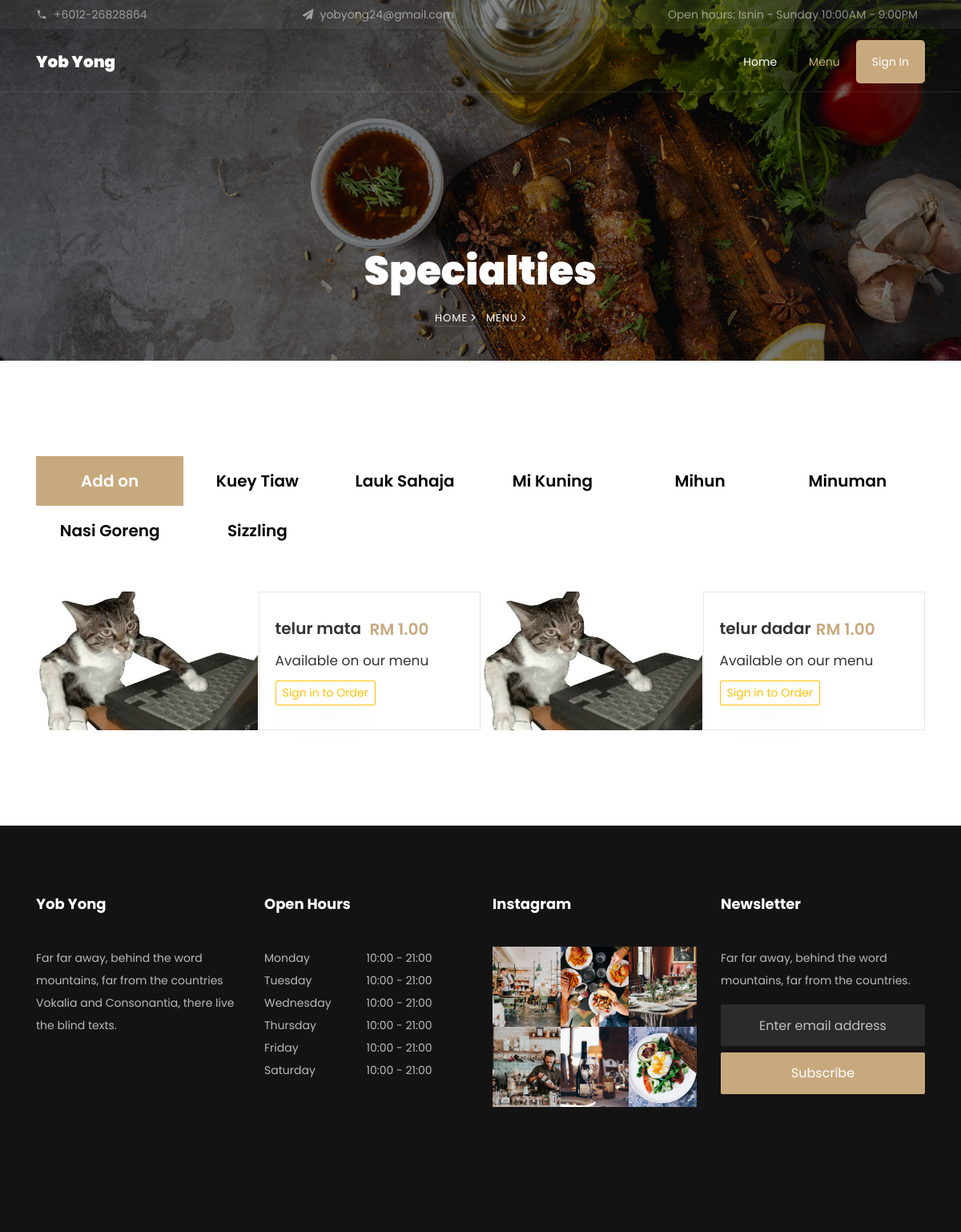
/Guestmenu.php, run on the app's committed database.
### tables this page shows
CREATE TABLE `categories` (
  `id` int(11) NOT NULL,
  `name` varchar(100) NOT NULL
);

CREATE TABLE `menu` (
  `id` int(255) NOT NULL,
  `name` varchar(255) NOT NULL,
  `price` int(65) NOT NULL,
  `image` varchar(255) NOT NULL DEFAULT 'img/tempMenu.jpg',
  `category_id` int(11) DEFAULT NULL
);

### Guestmenu.php (the view, shortened to what this page needs)
<!DOCTYPE html>
<html lang="en">
<head>
    <link rel="stylesheet" href="css/open-iconic-bootstrap.min.css">
    <link rel="stylesheet" href="css/animate.css">
    <link rel="stylesheet" href="css/owl.carousel.min.css">
    <link rel="stylesheet" href="css/owl.theme.default.min.css">
    <link rel="stylesheet" href="css/magnific-popup.css">
    <link rel="stylesheet" href="css/aos.css">
    <link rel="stylesheet" href="css/ionicons.min.css">
    <link rel="stylesheet" href="css/bootstrap-datepicker.css">
    <link rel="stylesheet" href="css/jquery.timepicker.css">
    <link rel="stylesheet" href="css/flaticon.css">
    <link rel="stylesheet" href="css/icomoon.css">
    <link rel="stylesheet" href="css/style.css">
</head>
<body>
<?php
$servername = "localhost";
$username   = "root";
$password   = "";
$dbname     = "yobyong";
$conn = new mysqli($servername, $username, $password, $dbname);
$catResult = $conn->query("SELECT id, name FROM categories ORDER BY name ASC");
$categories = [];
if ($catResult) {
    while ($cat = $catResult->fetch_assoc()) {
        $categories[] = $cat;
    }
}
function getCategoryItems($conn, $category_id) {
    $stmt = $conn->prepare("SELECT id, name, price, image FROM menu WHERE category_id = ?");
    $stmt->bind_param("i", $category_id);
    $stmt->execute();
    $result = $stmt->get_result();
    if (!$result || $result->num_rows === 0) {
        return '<p>No items in this category.</p>';
    }
    $output = '';
    while ($row = $result->fetch_assoc()) {
        $rawImage = $row["image"];
        if (strpos($rawImage, 'img/') === 0) {
            $imagePath = 'images/' . substr($rawImage, 4);
        } elseif (strpos($rawImage, 'uploads/') === 0) {
            $imagePath = $rawImage;
        } else {
            $imagePath = 'images/' . $rawImage;
        }
        $output .= '<div class="col-md-12 col-lg-6 d-flex align-self-stretch">';
        $output .= '<div class="menus d-sm-flex ftco-animate align-items-stretch">';
        $output .= '<div class="menu-img img" style="background-image: url(\'' . htmlspecialchars($imagePath) . '\'), url(\'images/tempMenu.jpg\');"></div>';
        $output .= '<div class="text d-flex align-items-center">';
        $output .= '<div>';
        $output .= '<div class="d-flex">';
        $output .= '<div class="one-half">';
        $output .= '<h3>' . htmlspecialchars($row["name"]) . '</h3>';
        $output .= '</div>';
        $output .= '<div class="one-forth">';
        $output .= '<span class="price">RM ' . number_format((float)$row["price"], 2) . '</span>';
        $output .= '</div>';
        $output .= '</div>';
        $output .= '<p>Available on our menu</p>';
        $output .= '<a href="sign in.php" class="btn btn-outline-warning btn-sm mt-2">Sign in to Order</a>';
        $output .= '</div>';
        $output .= '</div>';
        $output .= '</div>';
        $output .= '</div>';
    }
    return $output;
}
?>
    <div class="py-1 bg-black top">
        <div class="container">
            <div class="row no-gutters d-flex align-items-start align-items-center px-md-0">
                <div class="col-lg-12 d-block">
                    <div class="row d-flex">
                        <div class="col-md pr-4 d-flex topper align-items-center">
                            <div class="icon mr-2 d-flex justify-content-center align-items-center"><span class="icon-phone2"></span></div>
                            <span class="text">+6012-26828864</span>
                        </div>
                        <div class="col-md pr-4 d-flex topper align-items-center">
                            <div class="icon mr-2 d-flex justify-content-center align-items-center"><span class="icon-paper-plane"></span></div>
                            <span class="text">yobyong24@gmail.com</span>
                        </div>
                        <div class="col-md-5 pr-4 d-flex topper align-items-center text-lg-right justify-content-end">
                            <p class="mb-0 register-link"><span>Open hours:</span> <span>Isnin - Sunday</span> <span>10:00AM - 9:00PM</span></p>
                        </div>
                    </div>
                </div>
            </div>
        </div>
    </div>
    <nav class="navbar navbar-expand-lg navbar-dark ftco_navbar bg-dark ftco-navbar-light" id="ftco-navbar">
        <div class="container">
            <a class="navbar-brand" href="index.php">Yob Yong</a>
            <div class="collapse navbar-collapse" id="ftco-nav">
                <ul class="navbar-nav ml-auto">
                    <li class="nav-item"><a href="index.php" class="nav-link">Home</a></li>
                    <li class="nav-item active"><a href="Guestmenu.php" class="nav-link">Menu</a></li>
                    <li class="nav-item cta"><a href="sign in.php" class="nav-link">Sign In</a></li>
                </ul>
            </div>
        </div>
    </nav>
    <section class="hero-wrap hero-wrap-2" style="background-image: url('images/bg_3.jpg');" data-stellar-background-ratio="0.5">
        <div class="overlay"></div>
        <div class="container">
            <div class="row no-gutters slider-text align-items-end justify-content-center">
                <div class="col-md-9 ftco-animate text-center mb-4">
                    <h1 class="mb-2 bread">Specialties</h1>
                    <p class="breadcrumbs">
                        <span class="mr-2"><a href="index.php">Home <i class="ion-ios-arrow-forward"></i></a></span>
                        <span>Menu <i class="ion-ios-arrow-forward"></i></span>
                    </p>
                </div>
            </div>
        </div>
    </section>
    <section class="ftco-section">
        <div class="container">
            <div class="ftco-search">
                <div class="row">
                    <?php if (empty($categories)): ?>
                        <div class="col-md-12">
                            <p class="text-danger">No categories found in database. Showing all items:</p>
                        </div>
                        <div class="col-md-12">
                            <div class="row no-gutters d-flex align-items-stretch">
                                <?php
                                $allItems = $conn->query("SELECT id, name, price, image FROM menu");
                                while ($row = $allItems->fetch_assoc()) {
                                    $rawImage = $row["image"];
                                    if (strpos($rawImage, 'img/') === 0) {
                                        $imagePath = 'images/' . substr($rawImage, 4);
                                    } elseif (strpos($rawImage, 'uploads/') === 0) {
                                        $imagePath = $rawImage;
                                    } else {
                                        $imagePath = 'images/' . $rawImage;
                                    }
                                    echo '<div class="col-md-12 col-lg-6 d-flex align-self-stretch">';
                                    echo '<div class="menus d-sm-flex ftco-animate align-items-stretch">';
                                    echo '<div class="menu-img img" style="background-image: url(\'' . htmlspecialchars($imagePath) . '\'), url(\'images/tempMenu.jpg\');"></div>';
                                    echo '<div class="text d-flex align-items-center"><div>';
                                    echo '<div class="d-flex">';
                                    echo '<div class="one-half"><h3>' . htmlspecialchars($row["name"]) . '</h3></div>';
                                    echo '<div class="one-forth"><span class="price">RM ' . number_format((float)$row["price"], 2) . '</span></div>';
                                    echo '</div>';
                                    echo '<p>Available on our menu</p>';
                                    echo '<a href="sign in.php" class="btn btn-outline-warning btn-sm mt-2">Sign in to Order</a>';
                                    echo '</div></div></div></div>';
                                }
                                ?>
                            </div>
                        </div>
                    <?php else: ?>
                        <div class="col-md-12 nav-link-wrap">
                            <div class="nav nav-pills d-flex text-center" id="v-pills-tab" role="tablist" aria-orientation="vertical">
                                <?php foreach ($categories as $index => $cat): ?>
                                    <a class="nav-link ftco-animate <?php echo $index === 0 ? 'active' : ''; ?>"
                                       id="cat-tab-<?php echo $cat['id']; ?>"
                                       data-toggle="pill"
                                       href="#cat-<?php echo $cat['id']; ?>"
                                       role="tab"
                                       aria-controls="cat-<?php echo $cat['id']; ?>"
                                       aria-selected="<?php echo $index === 0 ? 'true' : 'false'; ?>">
                                        <?php echo htmlspecialchars($cat['name']); ?>
                                    </a>
                                <?php endforeach; ?>
                            </div>
                        </div>
                        <div class="col-md-12 tab-wrap">
                            <div class="tab-content" id="v-pills-tabContent">
                                <?php foreach ($categories as $index => $cat): ?>
                                    <div class="tab-pane fade <?php echo $index === 0 ? 'show active' : ''; ?>"
                                         id="cat-<?php echo $cat['id']; ?>"
                                         role="tabpanel"
                                         aria-labelledby="cat-tab-<?php echo $cat['id']; ?>">
                                        <div class="row no-gutters d-flex align-items-stretch">
                                            <?php echo getCategoryItems($conn, $cat['id']); ?>
                                        </div>
                                    </div>
                                <?php endforeach; ?>
                            </div>
                        </div>
                    <?php endif; ?>
                </div>
            </div>
        </div>
    </section>
    <footer class="ftco-footer ftco-bg-dark ftco-section">
        <div class="container">
            <div class="row mb-5">
                <div class="col-md-6 col-lg-3">
                    <div class="ftco-footer-widget mb-4">
                        <h2 class="ftco-heading-2">Yob Yong</h2>
                        <p>Far far away, behind the word mountains, far from the countries Vokalia and Consonantia, there live the blind texts.</p>
                        <ul class="ftco-footer-social list-unstyled float-md-left float-lft mt-3">
                        </ul>
                    </div>
                </div>
                <div class="col-md-6 col-lg-3">
                    <div class="ftco-footer-widget mb-4">
                        <h2 class="ftco-heading-2">Open Hours</h2>
                        <ul class="list-unstyled open-hours">
                            <li class="d-flex"><span>Monday</span><span>10:00 - 21:00</span></li>
                            <li class="d-flex"><span>Tuesday</span><span>10:00 - 21:00</span></li>
                            <li class="d-flex"><span>Wednesday</span><span>10:00 - 21:00</span></li>
                            <li class="d-flex"><span>Thursday</span><span>10:00 - 21:00</span></li>
                            <li class="d-flex"><span>Friday</span><span>10:00 - 21:00</span></li>
                            <li class="d-flex"><span>Saturday</span><span>10:00 - 21:00</span></li>
                        </ul>
                    </div>
                </div>
                <div class="col-md-6 col-lg-3">
                    <div class="ftco-footer-widget mb-4">
                        <h2 class="ftco-heading-2">Instagram</h2>
                        <div class="thumb d-sm-flex">
                            <a href="#" class="thumb-menu img" style="background-image: url(images/insta-1.jpg);"></a>
                            <a href="#" class="thumb-menu img" style="background-image: url(images/insta-2.jpg);"></a>
                            <a href="#" class="thumb-menu img" style="background-image: url(images/insta-3.jpg);"></a>
                        </div>
                        <div class="thumb d-flex">
                            <a href="#" class="thumb-menu img" style="background-image: url(images/insta-4.jpg);"></a>
                            <a href="#" class="thumb-menu img" style="background-image: url(images/insta-5.jpg);"></a>
                            <a href="#" class="thumb-menu img" style="background-image: url(images/insta-6.jpg);"></a>
                        </div>
                    </div>
                </div>
                <div class="col-md-6 col-lg-3">
                    <div class="ftco-footer-widget mb-4">
                        <h2 class="ftco-heading-2">Newsletter</h2>
                        <p>Far far away, behind the word mountains, far from the countries.</p>
                        <form action="#" class="subscribe-form">
                            <div class="form-group">
                                <input type="text" class="form-control mb-2 text-center" placeholder="Enter email address">
                                <input type="submit" value="Subscribe" class="form-control submit px-3">
                            </div>
                        </form>
                    </div>
                </div>
            </div>
        </div>
    </footer>
</body>
</html>

### css/icomoon.css (style rules this page uses)
[class^="icon-"], [class*=" icon-"] { font-family: 'icomoon' !important; speak: none; font-style: normal; font-weight: normal; font-variant: normal; text-transform: none; line-height: 1; -webkit-font-smoothing: antialiased; -moz-osx-font-smoothing: grayscale; }
.icon-paper-plane:before { content: "\f1d8"; }
.icon-phone2:before { content: "\e0cd"; }

### data on the page
categories: name "Add on"
categories: name "Kuey Tiaw"
categories: name "Lauk Sahaja"
categories: name "Mi Kuning"
categories: name "Mihun"
categories: name "Minuman"
categories: name "Nasi Goreng"
categories: name "Sizzling"
menu: name "telur mata", price "1.00"
menu: name "telur dadar", price "1.00"
